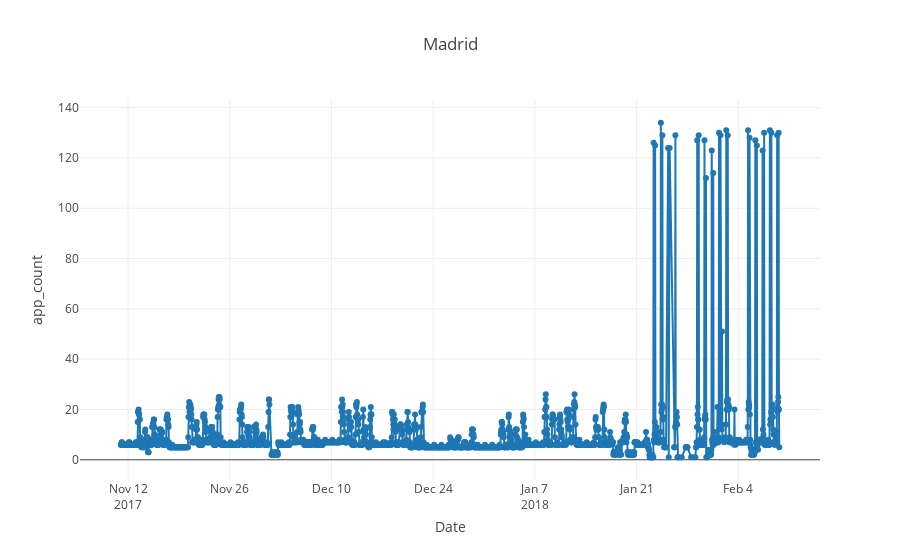

Source (notebook cell):
### Code cell
l = 'Madrid'
user_count_df_1s = user_count_df[user_count_df.location==l]
plot_test(user_count_df_1s.index,user_count_df_1s.user_count,l)

### Figure 1 — Plotly figure (JSON) as saved in the notebook; plotly's stock layout.template omitted (floating-point values rounded to 4 significant figures; data arrays with more than 128 entries replaced by an {"elided": "..."} marker saying what was removed)
{"data": [{"mode": "lines+markers", "name": "Actual", "type": "scatter", "x": {"elided": "2098 str values"}, "y": {"elided": "2098 int values"}}], "layout": {"title": "Madrid", "xaxis": {"title": "Date"}, "yaxis": {"title": "app_count"}}}
